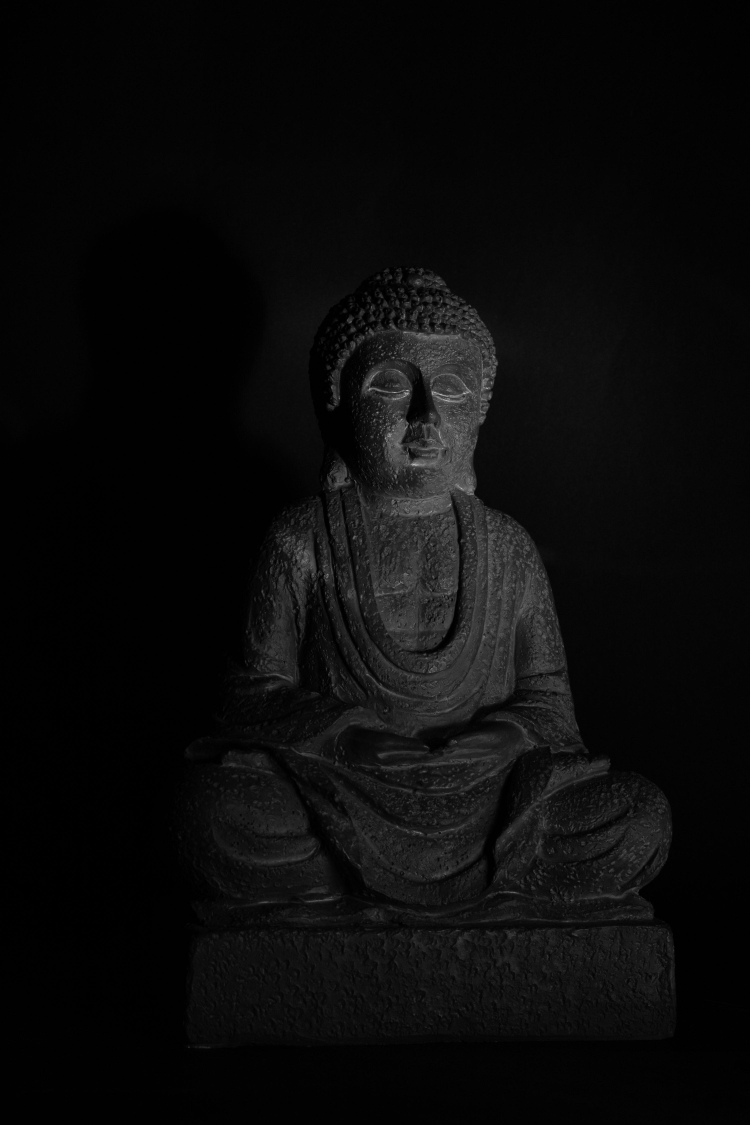
#> input picture data/sample.jpg, 3000 x 4500 px (shown at 1/4 size); its folder holds 4 pictures in this run
$ python enhancement.py
#> lines starting #> are read from the running program, lines starting #| are printed output that depends on the picture; long printed decimals are rounded

import cv2
import numpy as np
import matplotlib.pyplot as plt
from pathlib import Path


# --------------------------------------------------
# 1. Load the original image
# --------------------------------------------------

image_path = Path(__file__).resolve().parent.parent / "data" / "sample.jpg"

image = cv2.imread(str(image_path))
#> image is the input picture: shape (4500, 3000, 3); min 0, max 242, mean 10.8

if image is None:
    raise FileNotFoundError(f"Could not load image: {image_path}")

# Convert the image to grayscale
gray_image = cv2.cvtColor(image, cv2.COLOR_BGR2GRAY)


# --------------------------------------------------
# 2. Implement contrast stretching
# --------------------------------------------------

def contrast_stretching(input_image):

    minimum_intensity = np.min(input_image)
#> minimum_intensity = 0
    maximum_intensity = np.max(input_image)
#> maximum_intensity = 242

    # Handle the case where all pixels have the same intensity
    if maximum_intensity == minimum_intensity:
        return input_image.copy()

    # Apply the contrast stretching formula
    stretched_image = (
        (input_image.astype(np.float32) - minimum_intensity)
        / (maximum_intensity - minimum_intensity)
        * 255
    )

    # Convert the result to an 8-bit image
    stretched_image = np.clip(stretched_image, 0, 255).astype(np.uint8)

    return stretched_image


# --------------------------------------------------
# 3. Apply contrast stretching
# --------------------------------------------------

enhanced_image = contrast_stretching(gray_image)


# --------------------------------------------------
# 4. Print image statistics
# --------------------------------------------------

print("\n========== ORIGINAL IMAGE ==========")
print("Minimum intensity:", np.min(gray_image))
#| Minimum intensity: 0
print("Maximum intensity:", np.max(gray_image))
#| Maximum intensity: 242
print("Mean intensity:", np.mean(gray_image))
#| Mean intensity: 10.819
print("Standard deviation:", np.std(gray_image))
#| Standard deviation: 16.075

print("\n========== ENHANCED IMAGE ==========")
print("Minimum intensity:", np.min(enhanced_image))
#| Minimum intensity: 0
print("Maximum intensity:", np.max(enhanced_image))
#| Maximum intensity: 255
print("Mean intensity:", np.mean(enhanced_image))
#| Mean intensity: 11.112
print("Standard deviation:", np.std(enhanced_image))
#| Standard deviation: 16.818


# --------------------------------------------------
# 5. Calculate histograms
# --------------------------------------------------

original_histogram = cv2.calcHist(
    [gray_image], [0], None, [256], [0, 256]
)
#> original_histogram = 256 values, max 2603979 at index 1, min 0 at index 229, mean 52734.4

enhanced_histogram = cv2.calcHist(
    [enhanced_image], [0], None, [256], [0, 256]
)
#> enhanced_histogram = 256 values, max 2603979 at index 1, min 0 at index 19, mean 52734.4


# --------------------------------------------------
# 6. Display original and enhanced images
# --------------------------------------------------

plt.figure(figsize=(12, 8))

plt.subplot(2, 2, 1)
plt.imshow(gray_image, cmap="gray", vmin=0, vmax=255)
plt.title("Original Grayscale Image")
plt.axis("off")

plt.subplot(2, 2, 2)
plt.imshow(enhanced_image, cmap="gray", vmin=0, vmax=255)
plt.title("Contrast Stretched Image")
plt.axis("off")

plt.subplot(2, 2, 3)
plt.plot(original_histogram)
plt.title("Original Histogram")
plt.xlabel("Pixel Intensity")
plt.ylabel("Number of Pixels")
plt.xlim([0, 256])
plt.grid(True, alpha=0.3)

plt.subplot(2, 2, 4)
plt.plot(enhanced_histogram)
plt.title("Enhanced Histogram")
plt.xlabel("Pixel Intensity")
plt.ylabel("Number of Pixels")
plt.xlim([0, 256])
plt.grid(True, alpha=0.3)

plt.tight_layout()
plt.show()
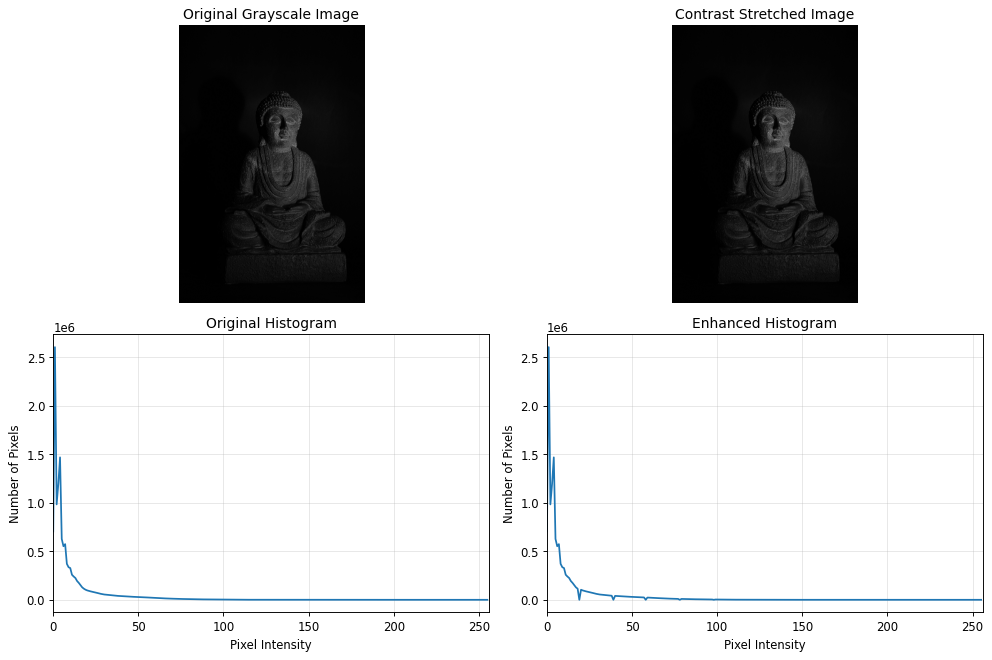
#> figure drawn by matplotlib, 4 panels; panel 3: curve peaks at x = 1, y = 2603979; panel 4: curve peaks at x = 1, y = 2603979


# --------------------------------------------------
# 7. Save the enhanced image
# --------------------------------------------------

output_path = (
    Path(__file__).resolve().parent.parent
    / "outputs"
    / "contrast_stretched.jpg"
)

cv2.imwrite(str(output_path), enhanced_image)

print("\nEnhanced image saved to:", output_path)

def histogram_equalization(input_image):
    """
    Improve global contrast using histogram equalization.

    Parameters:
        input_image: An 8-bit grayscale image.

    Returns:
        An equalized grayscale image.
    """

    equalized_image = cv2.equalizeHist(input_image)
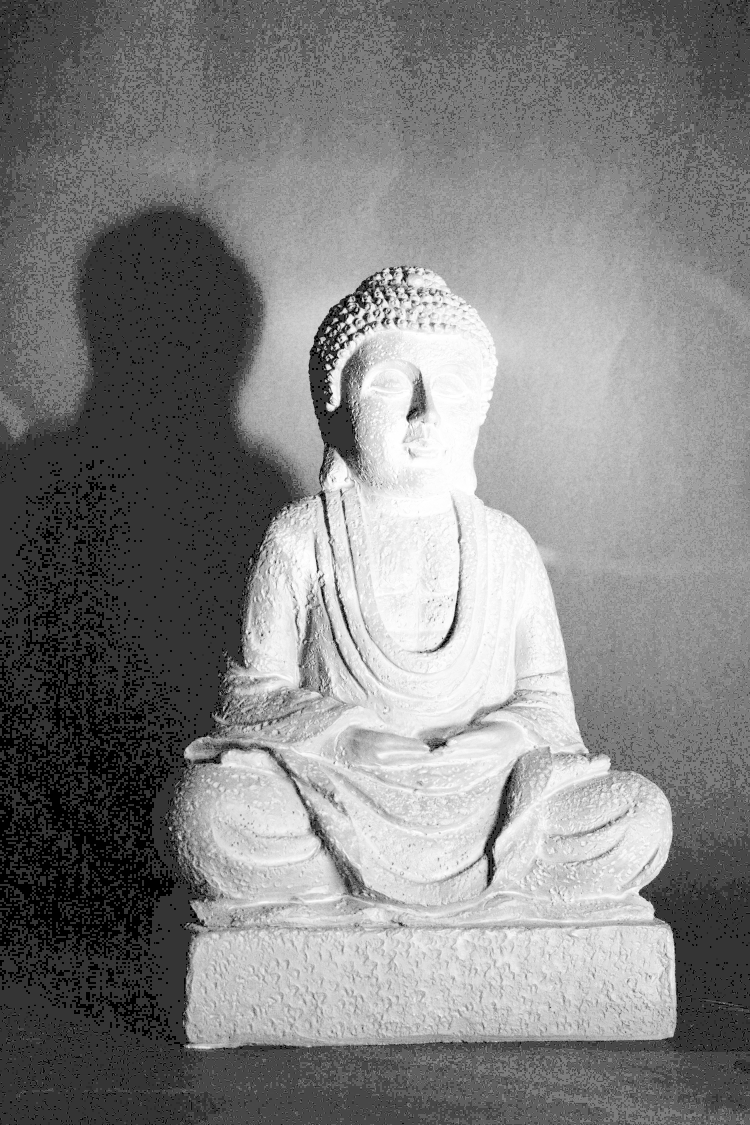
#> equalized_image: shape (4500, 3000) (shown at 1/4 size); min 0, max 255, mean 130.6

    return equalized_image

# Apply histogram equalization
equalized_image = histogram_equalization(gray_image)

# Calculate the histogram of the equalized image
equalized_histogram = cv2.calcHist(
    [equalized_image], [0], None, [256], [0, 256]
)
#> equalized_histogram = 256 values, max 2603979 at index 52, min 0 at index 1, mean 52734.4

# Display histogram equalization results
plt.figure(figsize=(12, 8))

plt.subplot(2, 2, 1)
plt.imshow(gray_image, cmap="gray", vmin=0, vmax=255)
plt.title("Original Grayscale Image")
plt.axis("off")

plt.subplot(2, 2, 2)
plt.imshow(equalized_image, cmap="gray", vmin=0, vmax=255)
plt.title("Histogram Equalized Image")
plt.axis("off")

plt.subplot(2, 2, 3)
plt.plot(cv2.calcHist(
    [gray_image], [0], None, [256], [0, 256]
))
plt.title("Original Histogram")
plt.xlabel("Pixel Intensity")
plt.ylabel("Number of Pixels")
plt.xlim([0, 256])
plt.grid(True, alpha=0.3)

plt.subplot(2, 2, 4)
plt.plot(equalized_histogram)
plt.title("Equalized Histogram")
plt.xlabel("Pixel Intensity")
plt.ylabel("Number of Pixels")
plt.xlim([0, 256])
plt.grid(True, alpha=0.3)

plt.tight_layout()
plt.show()
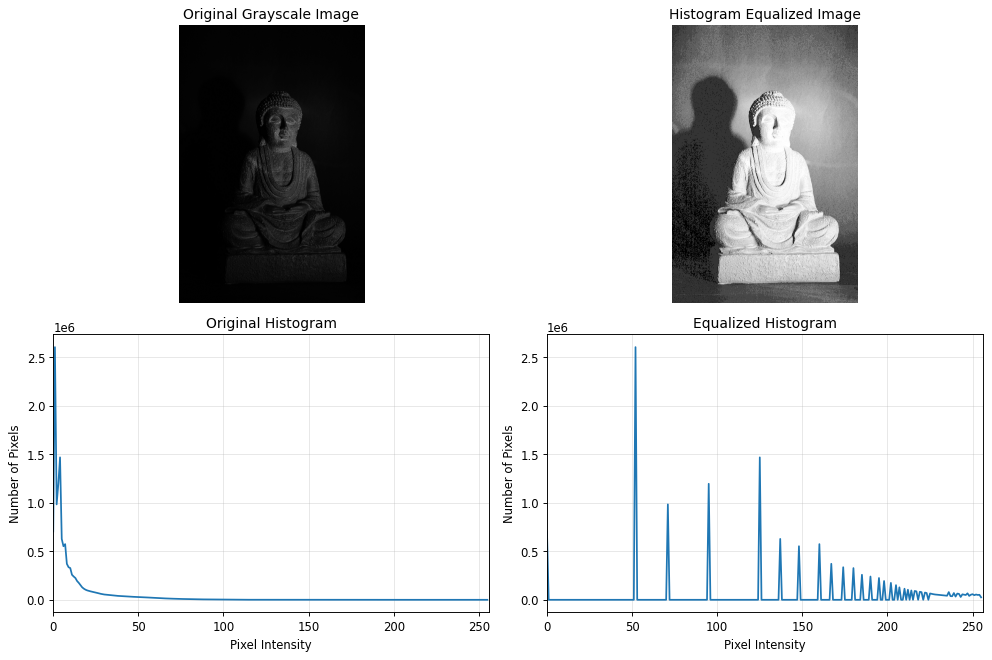
#> figure drawn by matplotlib, 4 panels; panel 3: curve peaks at x = 1, y = 2603979; panel 4: curve peaks at x = 52, y = 2603979


# --------------------------------------------------
# CLAHE: Local Contrast Enhancement
# --------------------------------------------------

# Create the CLAHE object
clahe = cv2.createCLAHE(
    clipLimit=2.0,
    tileGridSize=(8, 8)
)

# Apply CLAHE to the grayscale image
clahe_image = clahe.apply(gray_image)
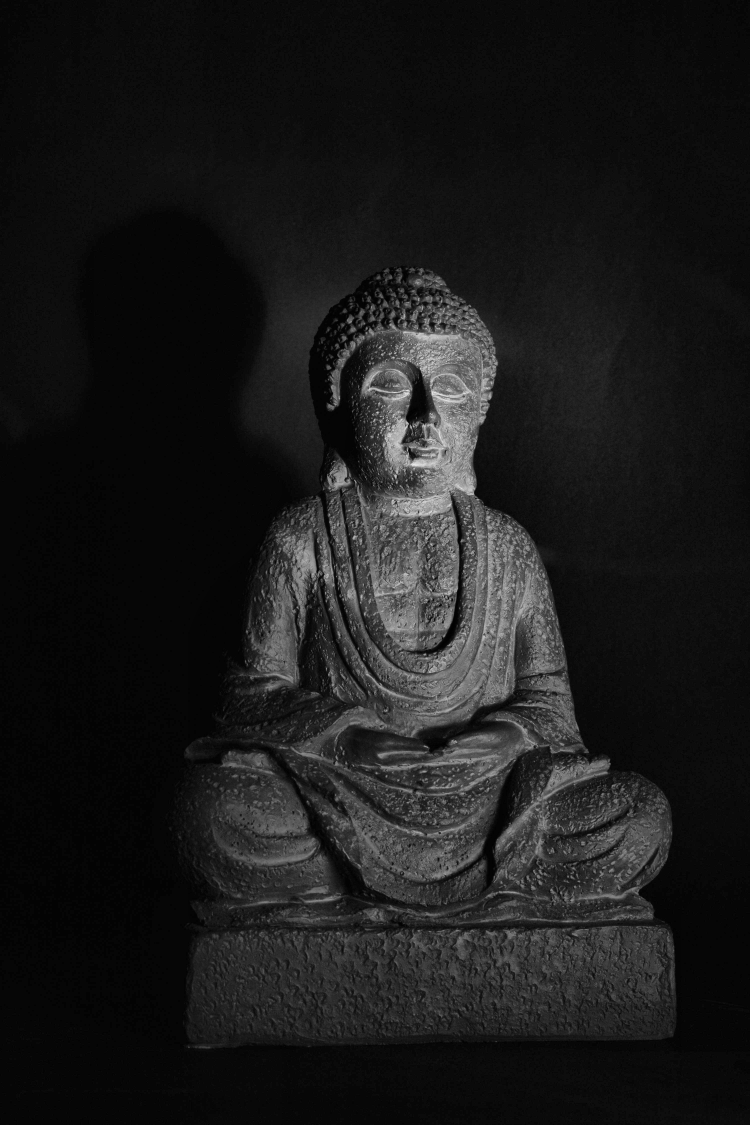
#> clahe_image: shape (4500, 3000) (shown at 1/4 size); min 0, max 251, mean 26.5

# Display original, histogram equalization and CLAHE
equalized_image = cv2.equalizeHist(gray_image)

plt.figure(figsize=(12, 5))

plt.subplot(1, 3, 1)
plt.imshow(gray_image, cmap="gray", vmin=0, vmax=255)
plt.title("Original Image")
plt.axis("off")

plt.subplot(1, 3, 2)
plt.imshow(equalized_image, cmap="gray", vmin=0, vmax=255)
plt.title("Global Histogram Equalization")
plt.axis("off")

plt.subplot(1, 3, 3)
plt.imshow(clahe_image, cmap="gray", vmin=0, vmax=255)
plt.title("CLAHE")
plt.axis("off")

plt.tight_layout()
plt.show()

# Save the result
output_path = (
    Path(__file__).resolve().parent.parent
    / "outputs"
    / "clahe_image.jpg"
)

cv2.imwrite(str(output_path), clahe_image)

print("CLAHE image saved to:", output_path)
